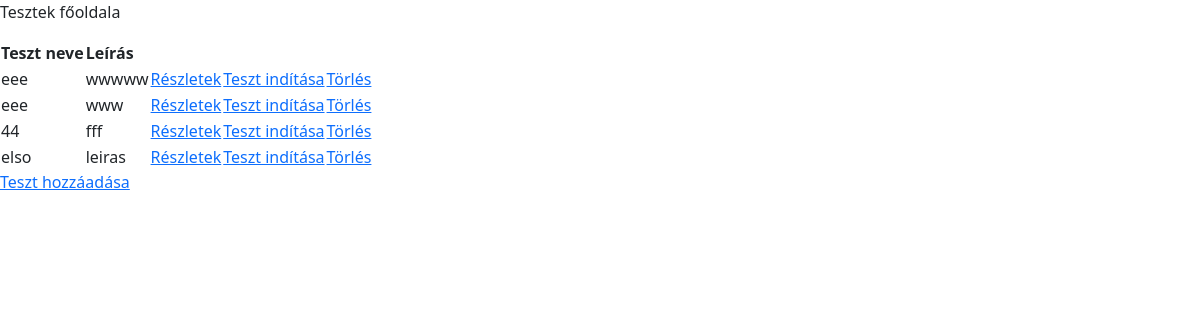
/test/, run on an earlier commit of the app's database.
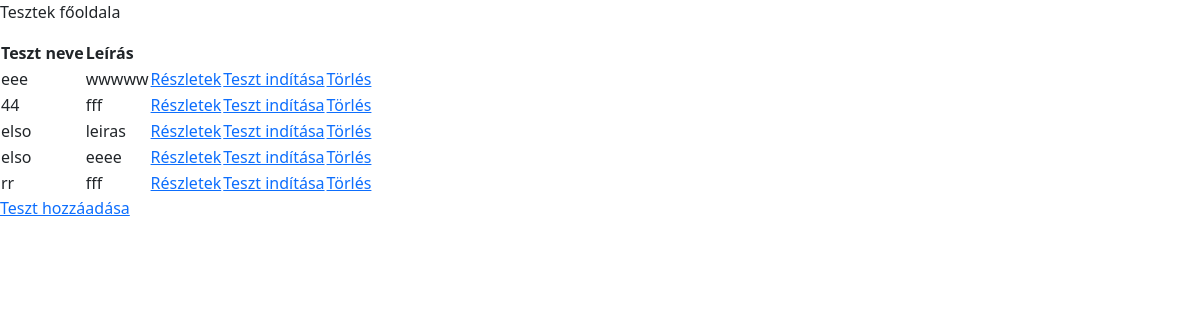
And on a later commit of the database.
### roman_map/models.py (models this page shows, shortened)
class Quiz(models.Model):
    id = models.BigAutoField(primary_key=True)
    title = models.CharField(max_length=255)
    description = models.TextField(max_length=500)
    created_date = models.DateTimeField(auto_now_add=True)
    created_by = models.ForeignKey(CustomUser, on_delete=models.CASCADE, related_name='created_quizzes', null=True, blank=True)

### roman_map/views.py (the view)
# urls.py: path('test/', views.teszt, name='teszt'),
def teszt(request):
    all_quizs = Quiz.objects.all()
    return render(request,'pages/test.html',{"quiz_list":all_quizs})

### roman_map/templates/pages/test.html (shortened to what this page needs)
<!DOCTYPE html>
<html lang="en">
<head>
</head>
<body>
    {% include "pages/messages.html" %}
    {% block content %}
        <p>Tesztek főoldala</p>
        <table>
            <tr>
                <th>Teszt neve</th>
                <th>Leírás</th>
            </tr>
            {% for quiz in quiz_list %}
            <tr>
                <td>{{ quiz.title }}</td>
                <td>{{ quiz.description }}</td>
                <td><a href="{% url 'teszt_reszletei' quiz.id %}">Részletek</a></td>
                <td><a href="{% url 'teszt_inditasa' quiz.id %}">Teszt indítása</a></td>
                <td><a href="{% url 'teszt_torlese' quiz.id %}" onclick="return confirmDelete(event, this.href);">Törlés</a></td>
            </tr>
            {% endfor %}
        </table>
        <a href="{% url 'uj_teszt_keszitese' %}">Teszt hozzáadása</a>
    {% endblock content %}
</body>
</html>

What changed in the data, as far as the page shows it:
removed Quiz: title "eee", description "www"
added Quiz: title "elso", description "eeee"
added Quiz: title "rr", description "fff"
